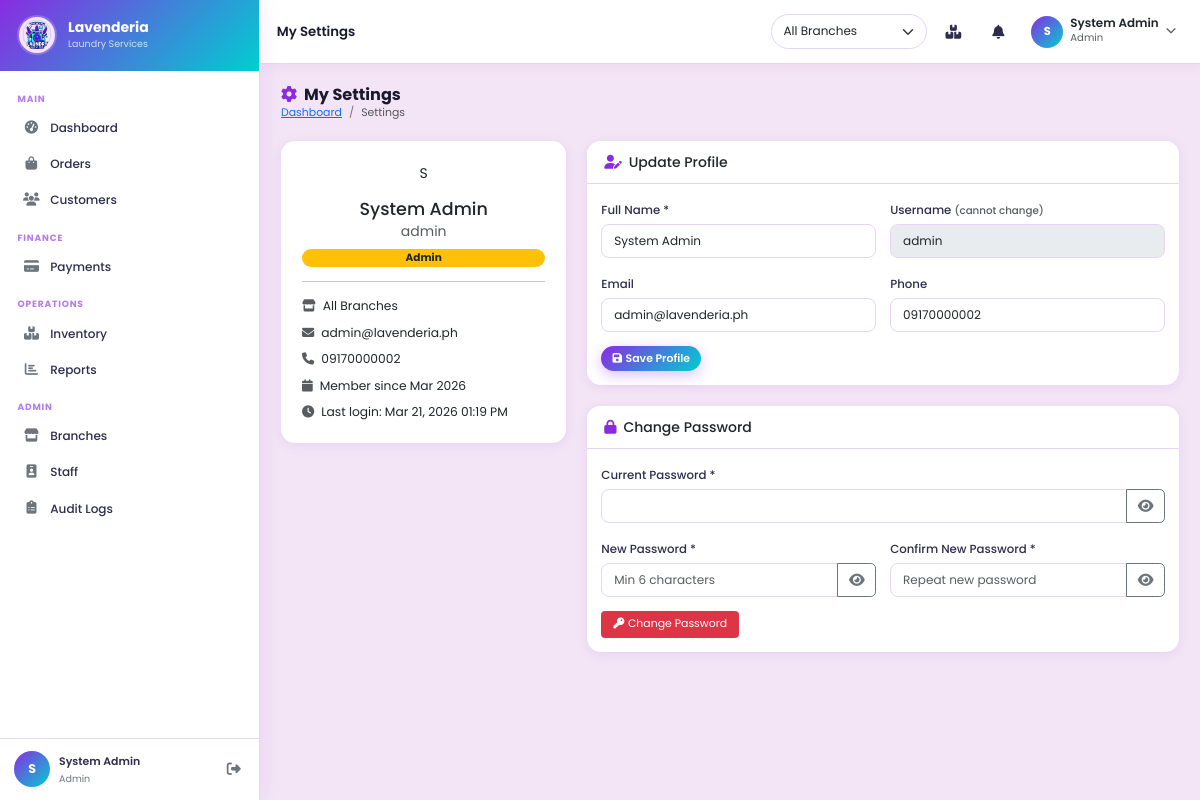
Screenshot of /modules/settings/index.php (signed in) with the database file from the repository.
### tables this page shows
CREATE TABLE `users` (
  `id` int(11) NOT NULL,
  `branch_id` int(11) DEFAULT NULL,
  `username` varchar(60) NOT NULL,
  `password` varchar(255) NOT NULL,
  `full_name` varchar(120) NOT NULL,
  `email` varchar(120) DEFAULT NULL,
  `phone` varchar(25) DEFAULT NULL,
  `role` enum('owner','admin','staff') NOT NULL DEFAULT 'staff',
  `status` enum('active','inactive') DEFAULT 'active',
  `last_login` timestamp NULL DEFAULT NULL,
  `created_at` timestamp NOT NULL DEFAULT current_timestamp(),
  `updated_at` timestamp NOT NULL DEFAULT current_timestamp() ON UPDATE current_timestamp()
);

### config/functions.php (called while the page is built, shortened)
<?php
function e(string $val): string
{
    return htmlspecialchars($val, ENT_QUOTES | ENT_SUBSTITUTE, 'UTF-8');
}

### modules/settings/index.php (the view, shortened to what this page needs)
<?php
require_once '../../config/database.php';
require_once '../../config/functions.php';
$uid  = (int)$_SESSION['user_id'];
$user = $conn->query("SELECT u.*,b.name AS branch_name FROM users u LEFT JOIN branches b ON b.id=u.branch_id WHERE u.id=$uid")->fetch_assoc();
require_once '../../includes/head.php';
?>
<div class="app-layout">
<?php require_once '../../includes/sidebar.php'; ?>
<div class="main-content">
<?php require_once '../../includes/navbar.php'; ?>
<div class="page-content">
  <div class="page-header">
    <div>
      <h4><i class="fas fa-gear text-purple me-2"></i>My Settings</h4>
      <nav><ol class="breadcrumb">
        <li class="breadcrumb-item"><a href="../dashboard/index.php">Dashboard</a></li>
        <li class="breadcrumb-item active">Settings</li>
      </ol></nav>
    </div>
  </div>
  <div class="row g-4">
    <div class="col-xl-4">
      <div class="card text-center p-4">
        <div class="user-avatar-lg mx-auto mb-3"><?= strtoupper(substr($user['full_name'],0,1)) ?></div>
        <h5 class="fw-700 mb-0"><?= e($user['full_name']) ?></h5>
        <p class="text-muted mb-0"><?= e($user['username']) ?></p>
        <span class="badge rounded-pill mt-2 <?= $user['role']==='owner'?'stat-purple':($user['role']==='admin'?'bg-warning text-dark':'bg-light text-dark border') ?>">
          <?= ucfirst($user['role']) ?>
        </span>
        <hr>
        <div class="text-start small">
          <div class="mb-2"><i class="fas fa-store text-muted me-2"></i><?= e($user['branch_name'] ?? 'All Branches') ?></div>
          <div class="mb-2"><i class="fas fa-envelope text-muted me-2"></i><?= e($user['email'] ?? '—') ?></div>
          <div class="mb-2"><i class="fas fa-phone text-muted me-2"></i><?= e($user['phone'] ?? '—') ?></div>
          <div class="mb-2"><i class="fas fa-calendar text-muted me-2"></i>Member since <?= date('M Y', strtotime($user['created_at'])) ?></div>
          <div><i class="fas fa-clock text-muted me-2"></i>Last login: <?= $user['last_login'] ? date('M d, Y h:i A', strtotime($user['last_login'])) : 'N/A' ?></div>
        </div>
      </div>
    </div>
    <div class="col-xl-8">
      <div class="card mb-4">
        <div class="card-header">
          <h6 class="mb-0"><i class="fas fa-user-edit text-purple me-2"></i>Update Profile</h6>
        </div>
        <div class="card-body">
          <form method="POST">
            <div class="row g-3">
              <div class="col-md-6">
                <label class="form-label">Full Name *</label>
                <input type="text" name="full_name" class="form-control" value="<?= e($user['full_name']) ?>" required>
              </div>
              <div class="col-md-6">
                <label class="form-label">Username <span class="text-muted small">(cannot change)</span></label>
                <input type="text" class="form-control" value="<?= e($user['username']) ?>" disabled>
              </div>
              <div class="col-md-6">
                <label class="form-label">Email</label>
                <input type="email" name="email" class="form-control" value="<?= e($user['email'] ?? '') ?>">
              </div>
              <div class="col-md-6">
                <label class="form-label">Phone</label>
                <input type="text" name="phone" class="form-control" value="<?= e($user['phone'] ?? '') ?>" placeholder="09XX XXX XXXX">
              </div>
              <div class="col-12">
                <button type="submit" class="btn btn-primary-grad btn-sm">
                  <i class="fas fa-save me-1"></i>Save Profile
                </button>
              </div>
            </div>
          </form>
        </div>
      </div>
      <div class="card">
        <div class="card-header">
          <h6 class="mb-0"><i class="fas fa-lock text-purple me-2"></i>Change Password</h6>
        </div>
        <div class="card-body">
          <form method="POST">
            <div class="row g-3">
              <div class="col-md-12">
                <label class="form-label">Current Password *</label>
                <div class="input-group">
                  <input type="password" name="current_password" id="curPw" class="form-control" required>
                  <button class="btn btn-outline-secondary" type="button" onclick="togglePw('curPw',this)">
                    <i class="fas fa-eye"></i>
                  </button>
                </div>
              </div>
              <div class="col-md-6">
                <label class="form-label">New Password *</label>
                <div class="input-group">
                  <input type="password" name="new_password" id="newPw" class="form-control" required minlength="6" placeholder="Min 6 characters">
                  <button class="btn btn-outline-secondary" type="button" onclick="togglePw('newPw',this)">
                    <i class="fas fa-eye"></i>
                  </button>
                </div>
              </div>
              <div class="col-md-6">
                <label class="form-label">Confirm New Password *</label>
                <div class="input-group">
                  <input type="password" name="confirm_password" id="cnfPw" class="form-control" required placeholder="Repeat new password">
                  <button class="btn btn-outline-secondary" type="button" onclick="togglePw('cnfPw',this)">
                    <i class="fas fa-eye"></i>
                  </button>
                </div>
              </div>
              <div class="col-12">
                <button type="submit" class="btn btn-danger btn-sm">
                  <i class="fas fa-key me-1"></i>Change Password
                </button>
              </div>
            </div>
          </form>
        </div>
      </div>
    </div>
  </div>
</div>
<?php require_once '../../includes/footer.php'; ?>

### assets/css/style.css (style rules this page uses)
:root { --primary: #8A2BE2; --primary-d: #6A0DAD; --primary-light: #B57BEE; --secondary: #00CED1; --sec-light: #40E0D0; --bg: #F3E5F5; --bg-card: #FFFFFF; --dark: #1A1A2E; --text: #2D2D4E; --muted: #6c757d; --border: #E8D5F5; --gradient: linear-gradient(135deg, #8A2BE2 0%, #00CED1 100%); --gradient-d: linear-gradient(135deg, #6A0DAD 0%, #00A8B0 100%); --shadow-sm: 0 2px 12px rgba(138,43,226,.10); --shadow-md: 0 6px 24px rgba(138,43,226,.16); --shadow-lg: 0 12px 40px rgba(138,43,226,.22); --sidebar-w: 260px; --navbar-h: 64px; --radius: 14px; --radius-sm: 8px; font-size: 14px; }
*, *::before, *::after { box-sizing: border-box; }
body { font-family: 'Poppins', 'Segoe UI', sans-serif; background: var(--bg); color: var(--text); margin: 0; padding: 0; line-height: 1.6; }
.app-layout { display: flex; min-height: 100vh; }
.main-content { margin-left: var(--sidebar-w); flex: 1; display: flex; flex-direction: column; min-height: 100vh; transition: margin-left .28s ease; }
.page-content { padding: 1.5rem; flex: 1; }
.page-header { display: flex; align-items: center; justify-content: space-between; margin-bottom: 1.4rem; flex-wrap: wrap; gap: .5rem; }
.page-header h4 { font-weight: 700; color: var(--dark); margin: 0; font-size: 1.15rem; }
.page-header .breadcrumb { font-size: .78rem; margin: 0; --bs-breadcrumb-divider-color: var(--muted); }
.card { border: none; border-radius: var(--radius); box-shadow: var(--shadow-sm); background: var(--bg-card); transition: box-shadow .2s; }
.card-header { background: #fff; border-bottom: 1px solid var(--border); border-radius: var(--radius) var(--radius) 0 0 !important; padding: .9rem 1.2rem; font-weight: 600; }
.btn-primary-grad { background: var(--gradient); border: none; color: #fff; border-radius: 50px; padding: .55rem 1.3rem; font-weight: 600; font-size: .85rem; transition: opacity .18s, box-shadow .18s; box-shadow: 0 4px 14px rgba(138,43,226,.3); }
.btn-sm { padding: .3rem .8rem; font-size: .78rem; }
.form-control, .form-select { border-radius: var(--radius-sm); border-color: var(--border); font-size: .86rem; padding: .5rem .85rem; }
.form-label { font-weight: 500; font-size: .84rem; color: var(--text); margin-bottom: .3rem; }
.text-purple { color: var(--primary) !important; }
.card, .stat-card { animation: fadeInUp .35s ease forwards; }

### rows the page displays
users: full_name "S", full_name "System Admin", username "admin", role "Admin", email "admin@lavenderia.ph", phone "09170000002", created_at "Mar 2026", last_login "Mar 21, 2026 01:19 PM"

### other values shown
substr($_SESSION['full_name'] ?? 'U', 0, 1) "S"
$_SESSION['full_name'] "System Admin"
$role "Admin"
$navTitle "My Settings"
$user['branch_name'] "All Branches"
